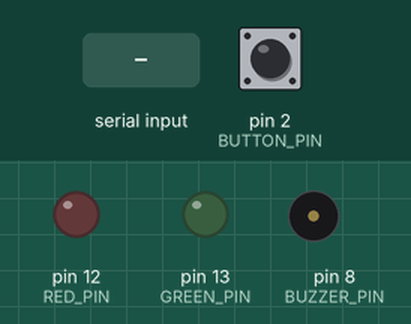
Simulated run of this sketch. Board: Arduino Uno, built with avr-gcc and run on an emulated ATmega328P. Parts: output pins drawn as LEDs (lit = HIGH), buzzer (waves = sounding, pin HIGH). The test bench sets the inputs (shaded band); at power-on: pin 2 (BUTTON_PIN) HIGH.

Above: at 1.2 s.
1.3 s: "BUZZER\n" received over Serial
At 2.35 s:
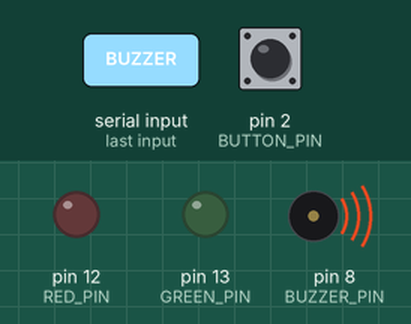
3.9 s: "RED\n" received over Serial
At 5.05 s:
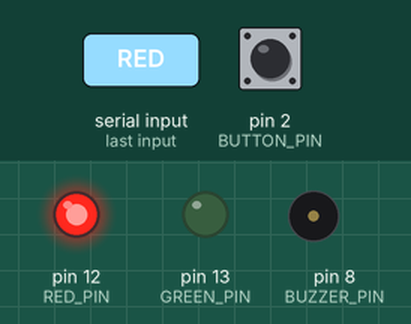
6.7 s: "GREEN\n" received over Serial
At 7.85 s:
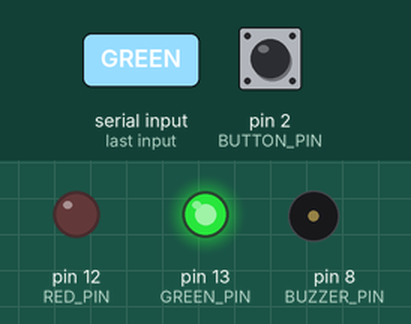
Timing chart, 0 to 9.7 s (numbered marks = the images above; inputs shaded):
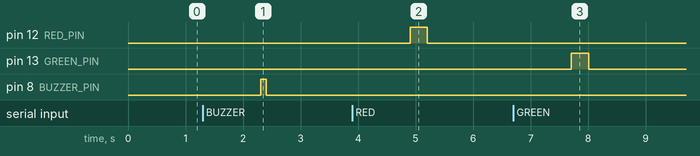

Measured:
- after the input at 1.3 s, pin 8 (BUZZER_PIN): LOW → HIGH after 1.0 s, → LOW 0.10 s later
- after the input at 3.9 s, pin 12 (RED_PIN): LOW → HIGH after 1.0 s, → LOW 0.30 s later
- after the input at 6.7 s, pin 13 (GREEN_PIN): LOW → HIGH after 1.0 s, → LOW 0.30 s later

The sketch:

FinalIntegration.ino
```cpp
const int BUTTON_PIN = 2;
const int RED_PIN = 12;
const int GREEN_PIN = 13;
const int BUZZER_PIN = 8;

bool lastButtonState = HIGH;
bool currentState = HIGH;


void setup() {
  // put your setup code here, to run once:
  Serial.begin(9600);
  pinMode(BUTTON_PIN, INPUT_PULLUP);
  pinMode(RED_PIN, OUTPUT);
  pinMode(GREEN_PIN, OUTPUT);
  pinMode(BUZZER_PIN, OUTPUT);
}

void loop() {
  // put your main code here, to run repeatedly:
  currentState = digitalRead(BUTTON_PIN);

  if(lastButtonState == HIGH && currentState == LOW) {
    Serial.println("SPIN");
  }
  lastButtonState = currentState;

  if (Serial.available() > 0) {
    String command = Serial.readStringUntil("\n");
    command.trim();
    if(command == "BUZZER") {
      digitalWrite(BUZZER_PIN, HIGH);
      delay(100);
      digitalWrite(BUZZER_PIN, LOW);
    } else if (command ==  "RED") {
        digitalWrite(RED_PIN, HIGH);
        delay(300);
        digitalWrite(RED_PIN, LOW);
    } else if (command ==  "GREEN") {
        digitalWrite(GREEN_PIN, HIGH);
        delay(300);
        digitalWrite(GREEN_PIN, LOW);
    }
  }
}
```
